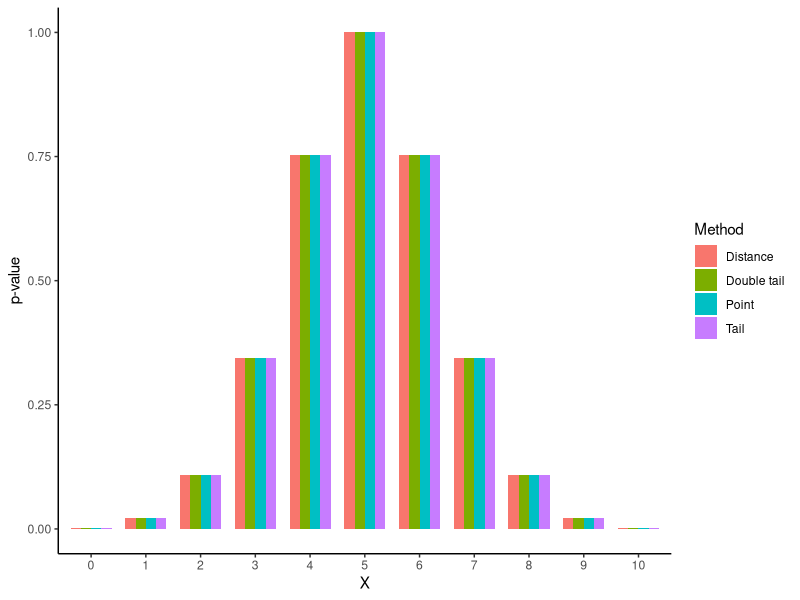
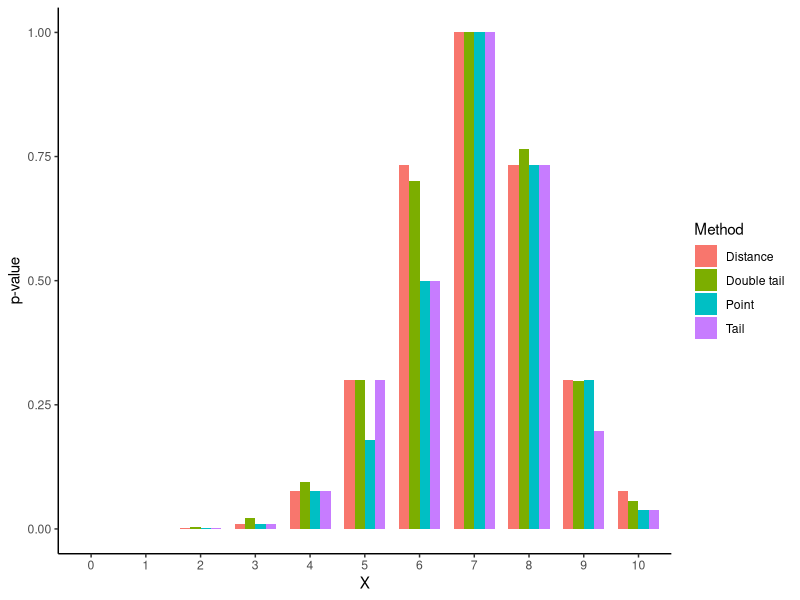
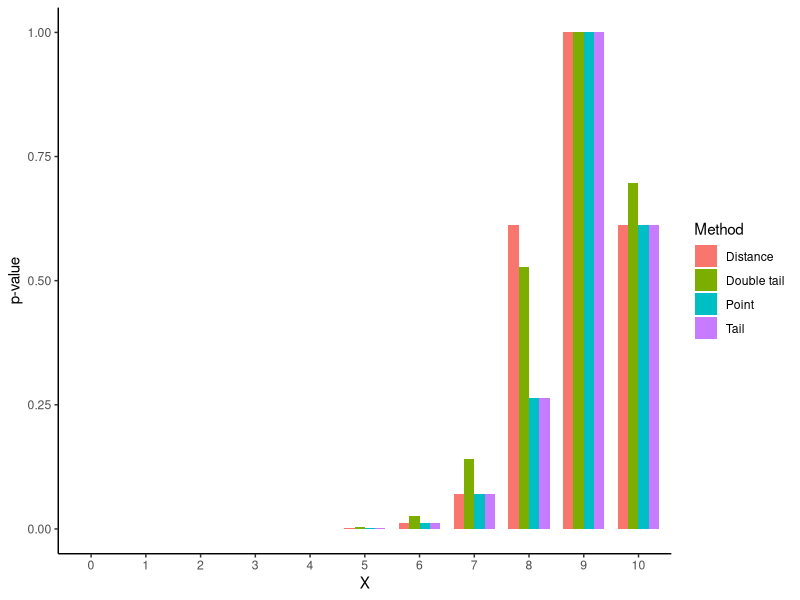
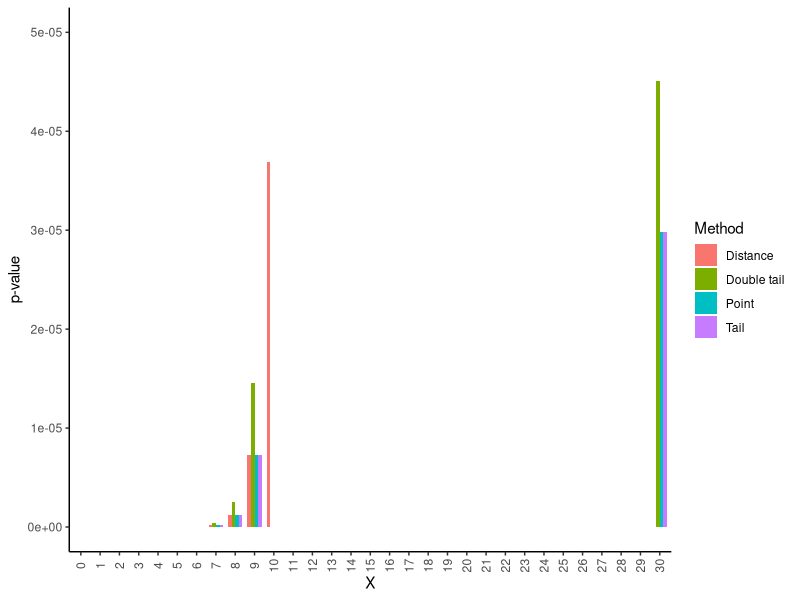
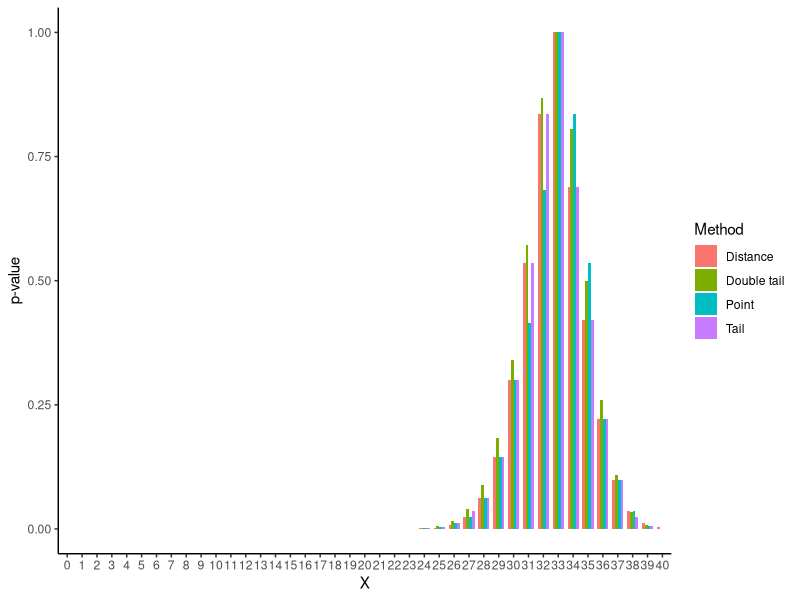
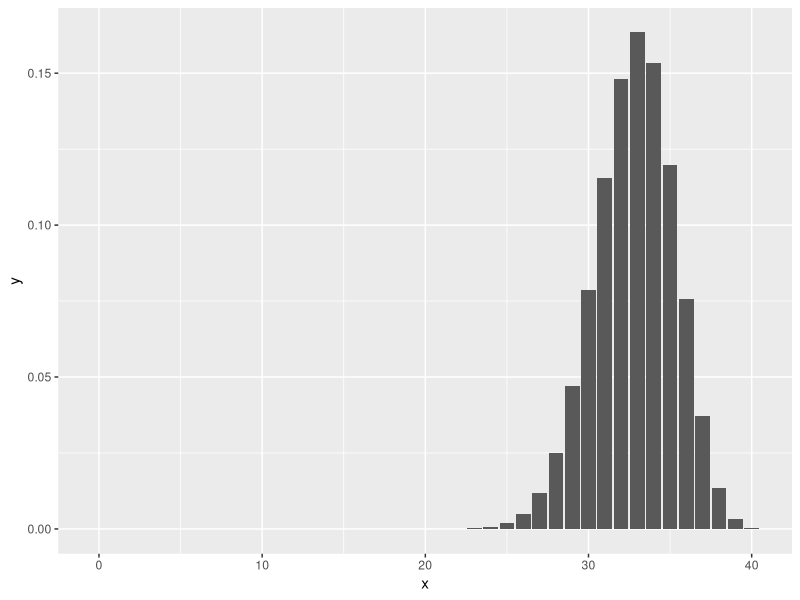
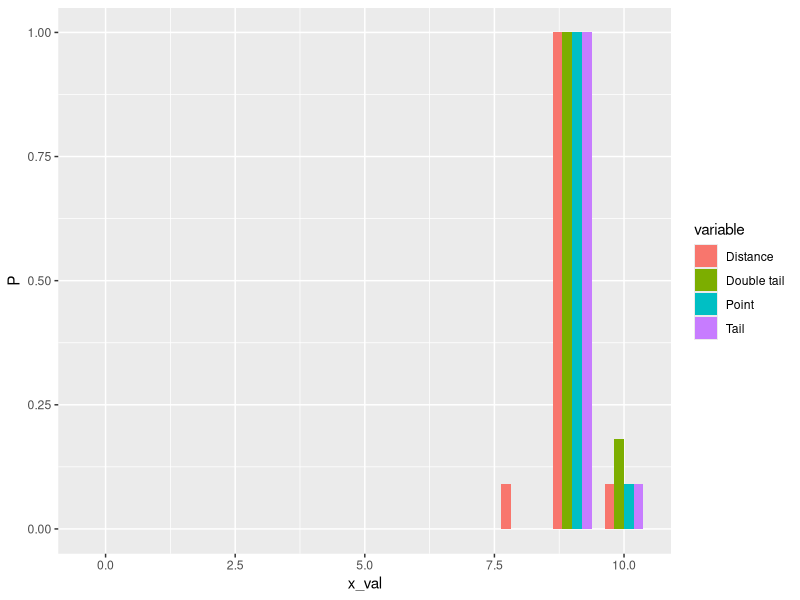

Write the R code that produced these figures, in order.
## ---- chunk 1
knitr::opts_chunk$set(echo = TRUE)
## ---- chunk 2
library(ggplot2)
library(reshape2)
library(tidyverse)
## ---- chunk 3
dmodel <- function(x, n, p){
  dbinom(x, n, p)
}

pmodel <- function(x, n, p, tail_left = TRUE){
  pbinom(x, n, p, tail_left)
}

sample_space <- function(n){
  0:n
}

expected_val_model <- function(n, p){
  n*p
}

## ---- chunk 4
p_val_a <- function(x, n, p){
  pr_tail_l = pmodel(x, n, p, tail_left = TRUE)
  ## Use 1 - tail prob but add point prob
  pr_tail_r = 1 - pr_tail_l + dmodel(x, n, p)
  
  p_val = 2 * min(pr_tail_l, pr_tail_r, 1/2)
  p_val
}

p_val_a(7, 10, 0.7)
## ---- chunk 5
p_val_b <- function(x, n, p, multi_modal = TRUE){
  W_x = dmodel(x, n, p)
  
  S = sample_space(n)
  p_val = 0
  
  if (multi_modal){
    # If multimodal makes this a bad for this p-method
    for(y in S){
      W_y = dmodel(y, n, p)
      if(W_y > W_x){
      }
      else{
        p_y = W_y
        p_val = p_val + p_y
      }
    }
  }
  else{
    #WIP of effectivised computation
  }
  
  p_val
}

p_val_b(3, 10, 0.3, TRUE)
## ---- chunk 6
# Assuming point mass function
p_val_c <- function(x, n, p){
  p_tail_l = pmodel(x, n, p, tail_left = TRUE)
  p_tail_r = 1 - p_tail_l + dmodel(x, n, p)
  epsilon = 1e-8
  if (p_tail_l < p_tail_r + epsilon){
    # Add the maximum right tail that is smaller than left tail
    ## Start with 0 tail and add one point mass at a time until it grow bigger than left tail
    r_tail_max_smaller = 0
    y = n
    sugg = r_tail_max_smaller
    while(sugg < p_tail_l + epsilon){
      r_tail_max_smaller = sugg # Accept suggestion
      r_add = dmodel(y, n, p) # Calculate new point mass to be added
      sugg = sugg + r_add # Propose new suggestion
      y = y - 1 # Take one lower y-value
    }
    p_val = p_tail_l +  r_tail_max_smaller
  }
  else{
    # Do the same thing but find maximum smaller left tail instead of right
    l_tail_max_smaller = 0
    y = 0
    sugg = l_tail_max_smaller
    while(sugg < p_tail_r + epsilon){
      l_tail_max_smaller = sugg # Accept suggestion
      l_add = dmodel(y, n, p) # Calculate new point mass to be added
      sugg = sugg + l_add # Propose new suggestion
      y = y + 1 # Take one higher y-value
    }
    p_val = p_tail_r +  l_tail_max_smaller
  }
  if(p_val > 1){ # If the distrbution is symmetric it will count the central event twice.
    return(1)
  }
  p_val
}

p_val_c(7, 10, 0.68)
## ---- chunk 7
p_val_d <- function(x, n, p) {
  exp_val = expected_val_model(n, p)
  W_x = abs(x - exp_val)
  
  p_val = 0
  S = sample_space(n)
  for(y in S){
    W_y = abs(y - exp_val)
    if(W_y < W_x){}
    else{
      p_val = p_val + dmodel(y, n, p)
    }
  }
  p_val
}

p_val_d(7, 10, 0.7)
## ---- chunk 8
observator <- function(x, n, p){
  pr_tail_l = pmodel(x, n, p)
  pr_tail_r = 1 - pr_tail_l + dmodel(x, n, p)
  min(pr_tail_l, pr_tail_r)
}

p_val_obs <- function(x, n, p){
  W_x = observator(x, n, p)
  S = sample_space(n)
  
  p_val = 0
  epsilon = 1e-8
  
  for(i in S){
    W_i = observator(i, n, p)
    if(W_i < W_x + epsilon){
      p_val = p_val + dmodel(i, n, p)
    }
  }
  p_val
}

p_val_obs(3, 10, 0.3)
## ---- chunk 9
dmodel <- function(x, n, p){
  dbinom(x, n, p)
}

pmodel <- function(x, n, p, tail_left = TRUE){
  pbinom(x, n, p, tail_left)
}

sample_space <- function(n){
  0:n
}

expected_val_model <- function(n, p){
  n*p
}

## ---- chunk 10
comparison_p_vals <- function(n, p){
  p_a = NULL
  p_b = NULL
  p_c = NULL
  p_d = NULL

  for(i in 0:n){
    p_a = c(p_a, p_val_a(i, n, p))
    p_b = c(p_b, p_val_b(i, n, p))
    p_c = c(p_c, p_val_c(i, n, p))
    p_d = c(p_d, p_val_d(i, n, p))
  }
  
  df <- data.frame(p_a, p_b, p_c, p_d)
  colnames(df) <- c("Double tail", "Point", "Tail", "Distance")  #Added zero width space for "Double tail" to be shown first in plot
  df["x_val"] <- 0:n
  
  df
}

df <- comparison_p_vals(10, 0.5)

df %>%
  pivot_longer(-x_val, names_to = "Method", values_to = "P") %>%
  ggplot(aes(x = factor(x_val), y = P, fill = Method), xlab = "Method") +
  geom_bar(stat = "identity", width = .75, position = "dodge") +
  theme(axis.text.x = element_text(angle = 90, vjust = 0.5))+
  theme_classic() +
  labs(x = "X", y = "p-value")
## ---- chunk 11
df <- comparison_p_vals(10, 0.7)

df %>%
  pivot_longer(-x_val, names_to = "Method", values_to = "P") %>%
  ggplot(aes(x = factor(x_val), y = P, fill = Method), xlab = "Method") +
  geom_bar(stat = "identity", width = .75, position = "dodge") +
  theme(axis.text.x = element_text(angle = 90, vjust = 0.5))+
  theme_classic() +
  labs(x = "X", y = "p-value")
## ---- chunk 12
df <- comparison_p_vals(10, 0.9)

df %>%
  pivot_longer(-x_val, names_to = "Method", values_to = "P") %>%
  ggplot(aes(x = factor(x_val), y = P, fill = Method), xlab = "Method") +
  geom_bar(stat = "identity", width = .75, position = "dodge") +
  theme(axis.text.x = element_text(angle = 90, vjust = 0.5))+
  theme_classic() +
  labs(x = "X", y = "p-value")
## ---- chunk 13
df <- comparison_p_vals(30, 0.7)

df %>%
  pivot_longer(-x_val, names_to = "Method", values_to = "P") %>%
  ggplot(aes(x = factor(x_val), y = P, fill = Method), xlab = "Method") +
  geom_bar(stat = "identity", width = .75, position = "dodge") +
  theme_classic() +
  labs(x = "X", y = "p-value")+
  theme(axis.text.x = element_text(angle = 90, vjust = 0.5))+
  ylim(0, 0.00005)
  
## ---- chunk 14
n = 40
p = 0.82

df <-comparison_p_vals(n, p)

df %>%
  pivot_longer(-x_val, names_to = "Method", values_to = "P") %>%
  ggplot(aes(x = factor(x_val), y = P, fill = Method), xlab = "Method") +
  geom_bar(stat = "identity", width = .75, position = "dodge") +
  theme(axis.text.x = element_text(angle = 90, vjust = 0.5))+
  theme_classic() +
  labs(x = "X", y = "p-value")
  
  

# Plotting 
df_points = data.frame(x = 0:n, y = dbinom(0:n, n, p))
ggplot(df_points, aes(x = x, y = y)) +
  geom_bar(stat = "identity")
## ---- chunk 15
dmodel <- function(x, n, p, unhyperness = 1){
  k = n
  m = round(unhyperness * k)
  n_ = round(m * (1-p)/p)
  dhyper(x, m, n_, k)
}

pmodel <- function(x, n, p, unhyperness = 1, tail_left = TRUE){
  k = n
  m = round(unhyperness * k)
  n_ = round(m * (1-p)/p)
  val = phyper(x, m, n_, k, lower.tail = tail_left)
  
  if(is.nan(val)){
    0
  }
  else{
    val
  }
}

sample_space <- function(n){
  0:n
}

expected_val_model <- function(n, p){
  n*p
}

?floor
## ---- chunk 16
k = 10
n_ = round(1 * k)
m = round(n_ * 0.5 / 0.5)

phyper(10, m, n_, k, FALSE)

pmodel(10, 10, 0.5, FALSE)
## ---- chunk 17
observator <- function(x, n, p){
  pr_tail_l = pmodel(x, n, p)
  pr_tail_r = 1- pr_tail_l + dmodel(x, n, p)
  min(pr_tail_l, pr_tail_r)
}

p_val_a(7, 10, 0.5)
p_val_b(7, 10, 0.5)
p_val_c(7, 10, 0.5)
p_val_d(7, 10, 0.5)

comparison_p_vals(10, 0.47)
## ---- chunk 18
comparison_p_vals(10, 0.68)
## ---- chunk 19
pmodel(3, 10, 0.7)
pmodel(3, 10, 0.7, tail_left = FALSE) + dmodel(3, 10, 0.7)
## ---- chunk 20
df <- comparison_p_vals(10, 0.9)

df %>%
  pivot_longer(-x_val, names_to = "variable", values_to = "P") %>%
  ggplot(aes(x = x_val, y = P, fill = variable), xlab = "Method") +
  geom_bar(stat = "identity", width = .75, position = "dodge")
## ---- chunk 21
fisher_p_val_test <- function(n_x, n_y){
  c_vec = 0:(n_x + n_y)
  
  p_df = data.frame(matrix(NA, nrow = n_x + n_y, ncol = n_x + n_y))
  rownames(p_df) <- 0:(n_x + n_y)
  colnames(p_df) <- 0:(n_x + n_y)
  for(c in c_vec){
    x_vec = 0:c
    for(x in x_vec){
      #Calculate p value
      #Set p_value at place p_df[x, c]
    }
  }
}
